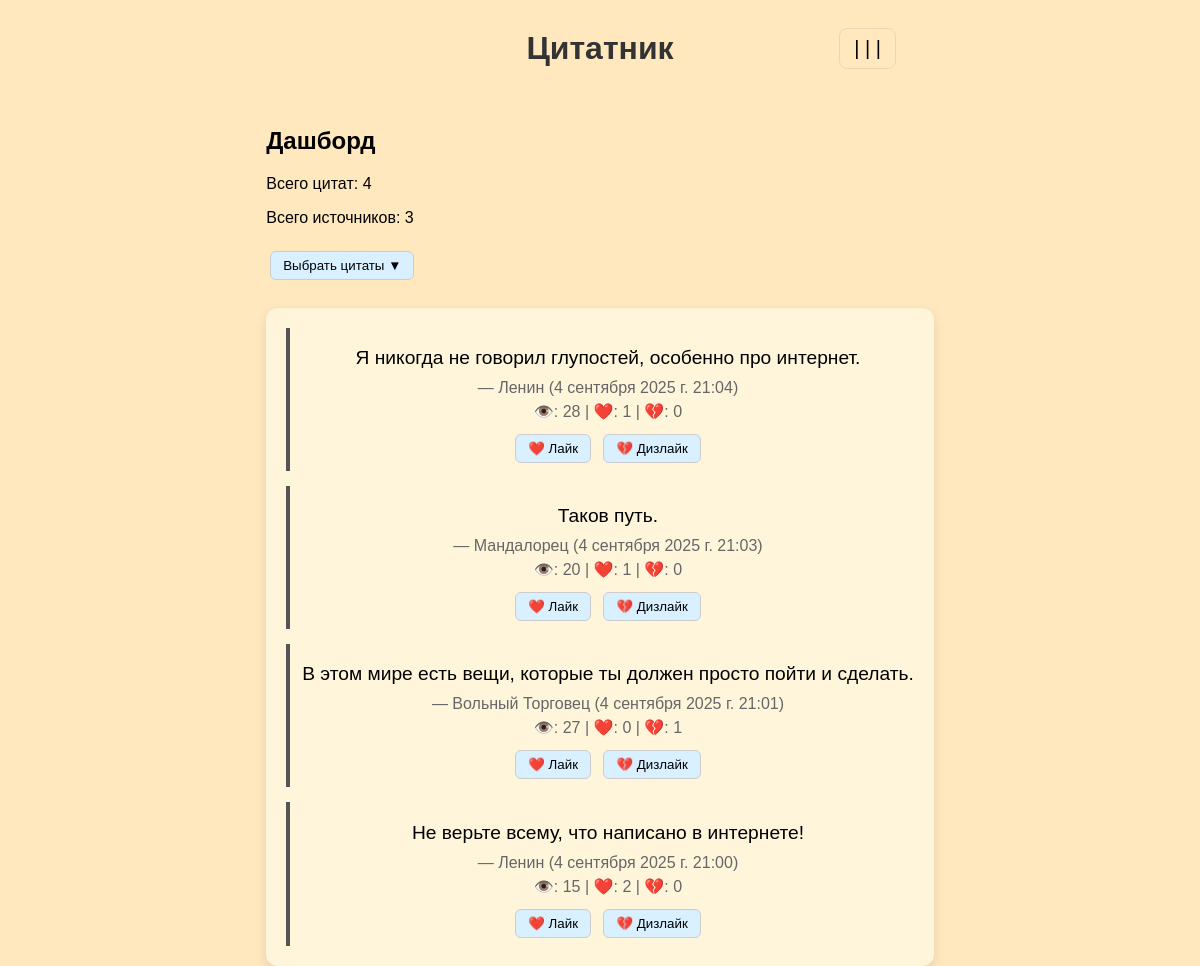
The page /dashboard/ (signed in) on the database its author committed.
### quotes/models.py (models this page shows, shortened)
class Quote(models.Model):
    source = models.ForeignKey(Source, on_delete=models.CASCADE, related_name='quotes')
    text = models.TextField(unique=True)
    weight = models.PositiveIntegerField(
        default=1,
        validators=[MinValueValidator(1), MaxValueValidator(5)]
    )
    views = models.PositiveIntegerField(default=0)
    likes = models.IntegerField(default=0)
    dislikes = models.IntegerField(default=0)
    created_at = models.DateTimeField(auto_now_add=True)
    class Meta:
        ordering = ['-likes', '-views']

class Source(models.Model):
    SOURCE_TYPES = [
        ('book', 'Книга'),
        ('movie', 'Фильм'),
        ('series', 'Сериал'),
        ('other', 'Другое'),
    ]
    name = models.CharField(max_length=200, unique=True)
    type = models.CharField(max_length=20, choices=SOURCE_TYPES, default='other')

### quotes/views.py (the view)
# urls.py: path('dashboard/', views.dashboard, name='dashboard'),
def dashboard(request):
    total = Quote.objects.count()
    total_sources = sum(1 for _ in set(q.source_id for q in Quote.objects.all()))
    latest = Quote.objects.order_by('-created_at')[:10]
    return render(request, 'quotes/dashboard.html', {'total': total, 'total_sources': total_sources, 'latest': latest})

### quotes/templates/quotes/dashboard.html (shortened to what this page needs)
{% extends 'quotes/base.html' %}
{% block content %}
<h2>Дашборд</h2>
<p>Всего цитат: {{ total }}</p>
<p>Всего источников: {{ total_sources }}</p>
<div class="dropdown">
    <button id="filterBtn">
        Выбрать цитаты <span id="arrow">▼</span>
    </button>
</div>
<div id="quotesContainer" class="quote-container">
    {% for q in latest %}
        <article class="quote">
            <p class="text">{{ q.text }}</p>
            <p class="meta">— {{ q.source.name }} ({{ q.created_at }})</p>
                <p class="meta">
                    👁️: {{ q.views }} |
                    ❤️: <span id="likes-{{ q.pk }}">{{ q.likes }}</span> |
                    💔: <span id="dislikes-{{ q.pk }}">{{ q.dislikes }}</span>
                </p>
                {% if user.is_authenticated %}
                    <form class="vote-form" data-quote-id="{{ q.pk }}" method="post" action="{% url 'quotes:vote_quote' q.pk %}">
                        <button type="button" data-action="like">❤️ Лайк</button>
                        <button type="button" data-action="dislike">💔 Дизлайк</button>
                    </form>
                {% else %}
                    <p>Пожалуйста, <a href="{% url 'login' %}">войдите</a>, чтобы поставить лайк или дизлайк.</p>
                {% endif %}
        </article>
    {% empty %}
        <p>Нет цитат</p>
    {% endfor %}
</div>
{% endblock %}

### quotes/static/quotes/styles.css (style rules this page uses)
body { margin: 0; min-height: 100vh; display: flex; flex-direction: column; align-items: center; background: #ffe8be; font-family: Arial, sans-serif; }
.quote-container { display: flex; flex-direction: column; gap: 15px; text-align: center; max-width: 1000px; padding: 20px; background: rgb(255, 245, 219); border-radius: 12px; box-shadow: 0 4px 12px rgba(0,0,0,0.1); }
.quote { border-left: 4px solid #555; padding-left: 12px; opacity: 0; transform: translateY(10px); transition: all 0.5s ease; }
.quote.show { opacity: 1; transform: translateY(0); }
.text { font-size: 1.2rem; margin-bottom: 10px; }
.meta { color: #666; margin: 5px 0; }
button { margin: 8px 4px; padding: 6px 12px; border-radius: 6px; border: 1px solid #ccc; background: #d8f0ff; cursor: pointer; transition: background 0.2s; }
.dropdown { position: relative; display: inline-block; margin-bottom: 20px; }
#arrow { display: inline-block; transition: transform 0.3s ease; }

### quotes/templates/quotes/dashboard.html (style rules this page uses)
.dropdown { position: relative; display: inline-block; margin-bottom: 20px; }
#arrow { display: inline-block; transition: transform 0.3s ease; }
.quote-container { display: flex; flex-direction: column; gap: 15px; }
.quote { opacity: 0; transform: translateY(10px); transition: all 0.5s ease; }
.quote.show { opacity: 1; transform: translateY(0); }

### rows shown on the page
Quote: text "Я никогда не говорил глупостей, особенно про интернет.", source.name "Ленин", created_at "4 сентября 2025 г. 21:04", views "28", likes "1", dislikes "0"
Quote: text "Таков путь.", source.name "Мандалорец", created_at "4 сентября 2025 г. 21:03", views "20", likes "1", dislikes "0"
Quote: text "В этом мире есть вещи, которые ты должен просто пойти и сделать.", source.name "Вольный Торговец", created_at "4 сентября 2025 г. 21:01", views "27", likes "0", dislikes "1"
Quote: text "Не верьте всему, что написано в интернете!", source.name "Ленин", created_at "4 сентября 2025 г. 21:00", views "15", likes "2", dislikes "0"

### other values the page prints
{{ total }} "4"
{{ total_sources }} "3"
